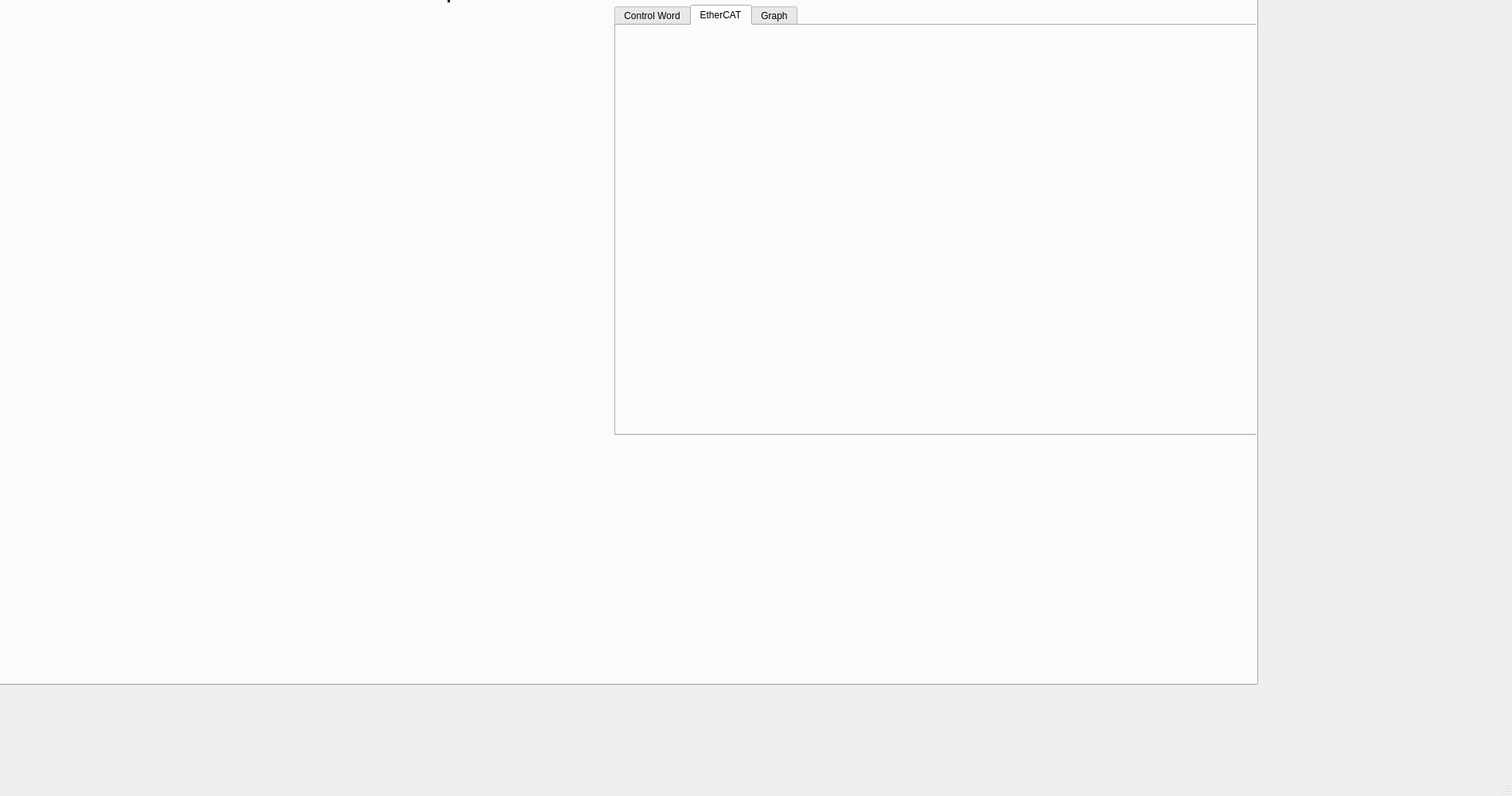
<?xml version="1.0" encoding="UTF-8"?>
<ui version="4.0">
 <class>MainWindow</class>
 <widget class="QMainWindow" name="MainWindow">
  <property name="geometry">
   <rect>
    <x>0</x>
    <y>0</y>
    <width>1900</width>
    <height>1000</height>
   </rect>
  </property>
  <property name="windowTitle">
   <string>MainWindow</string>
  </property>
  <widget class="QWidget" name="centralwidget">
   <widget class="QTabWidget" name="tabWidget">
    <property name="enabled">
     <bool>true</bool>
    </property>
    <property name="geometry">
     <rect>
      <x>-290</x>
      <y>-100</y>
      <width>1871</width>
      <height>961</height>
     </rect>
    </property>
    <property name="currentIndex">
     <number>0</number>
    </property>
    <property name="usesScrollButtons">
     <bool>true</bool>
    </property>
    <widget class="QWidget" name="initialize">
     <attribute name="title">
      <string>INITIALIZE</string>
     </attribute>
     <widget class="QCheckBox" name="checkBox">
      <property name="geometry">
       <rect>
        <x>40</x>
        <y>100</y>
        <width>151</width>
        <height>20</height>
       </rect>
      </property>
      <property name="font">
       <font>
        <pointsize>14</pointsize>
       </font>
      </property>
      <property name="text">
       <string>Elmo Enabled</string>
      </property>
     </widget>
     <widget class="QCheckBox" name="checkBox_2">
      <property name="geometry">
       <rect>
        <x>40</x>
        <y>130</y>
        <width>141</width>
        <height>20</height>
       </rect>
      </property>
      <property name="font">
       <font>
        <pointsize>14</pointsize>
       </font>
      </property>
      <property name="text">
       <string>Motor angle</string>
      </property>
     </widget>
     <widget class="QCheckBox" name="checkBox_3">
      <property name="geometry">
       <rect>
        <x>40</x>
        <y>160</y>
        <width>151</width>
        <height>20</height>
       </rect>
      </property>
      <property name="font">
       <font>
        <pointsize>14</pointsize>
       </font>
      </property>
      <property name="text">
       <string>Spring angle</string>
      </property>
     </widget>
     <widget class="QCheckBox" name="checkBox_4">
      <property name="geometry">
       <rect>
        <x>40</x>
        <y>190</y>
        <width>161</width>
        <height>20</height>
       </rect>
      </property>
      <property name="font">
       <font>
        <pointsize>14</pointsize>
       </font>
      </property>
      <property name="text">
       <string>Torque sensor</string>
      </property>
     </widget>
     <widget class="QLabel" name="label">
      <property name="geometry">
       <rect>
        <x>80</x>
        <y>60</y>
        <width>91</width>
        <height>21</height>
       </rect>
      </property>
      <property name="font">
       <font>
        <pointsize>18</pointsize>
       </font>
      </property>
      <property name="text">
       <string>CHECK</string>
      </property>
     </widget>
     <widget class="QCheckBox" name="checkBox_5">
      <property name="geometry">
       <rect>
        <x>40</x>
        <y>220</y>
        <width>161</width>
        <height>20</height>
       </rect>
      </property>
      <property name="font">
       <font>
        <pointsize>14</pointsize>
       </font>
      </property>
      <property name="text">
       <string>HOMING</string>
      </property>
     </widget>
     <widget class="QCheckBox" name="checkBox_6">
      <property name="geometry">
       <rect>
        <x>30</x>
        <y>360</y>
        <width>161</width>
        <height>20</height>
       </rect>
      </property>
      <property name="font">
       <font>
        <pointsize>14</pointsize>
       </font>
      </property>
      <property name="text">
       <string>Torque</string>
      </property>
     </widget>
     <widget class="QLabel" name="label_3">
      <property name="geometry">
       <rect>
        <x>60</x>
        <y>320</y>
        <width>91</width>
        <height>21</height>
       </rect>
      </property>
      <property name="font">
       <font>
        <pointsize>18</pointsize>
       </font>
      </property>
      <property name="text">
       <string>SAFETY</string>
      </property>
     </widget>
     <widget class="QLabel" name="label_4">
      <property name="geometry">
       <rect>
        <x>750</x>
        <y>50</y>
        <width>221</width>
        <height>31</height>
       </rect>
      </property>
      <property name="minimumSize">
       <size>
        <width>0</width>
        <height>21</height>
       </size>
      </property>
      <property name="text">
       <string>&lt;html&gt;&lt;head/&gt;&lt;body&gt;&lt;p&gt;&lt;span style=&quot; font-size:16pt; font-weight:700;&quot;&gt;Mode of operation&lt;/span&gt;&lt;/p&gt;&lt;/body&gt;&lt;/html&gt;</string>
      </property>
     </widget>
     <widget class="QTabWidget" name="Control">
      <property name="geometry">
       <rect>
        <x>1060</x>
        <y>80</y>
        <width>1231</width>
        <height>541</height>
       </rect>
      </property>
      <property name="styleSheet">
       <string notr="true">
selection-background-color:rgn(rgb(0, 0, 0));
font: 12pt &quot;Times new roman&quot;
</string>
      </property>
      <property name="currentIndex">
       <number>1</number>
      </property>
      <widget class="QWidget" name="Enable">
       <property name="styleSheet">
        <string notr="true">background-color: rgb(0, 0, 0);</string>
       </property>
       <attribute name="title">
        <string>Control Word</string>
       </attribute>
       <widget class="QLabel" name="label_2">
        <property name="geometry">
         <rect>
          <x>130</x>
          <y>20</y>
          <width>91</width>
          <height>31</height>
         </rect>
        </property>
        <property name="text">
         <string>&lt;html&gt;&lt;head/&gt;&lt;body&gt;&lt;p&gt;&lt;span style=&quot; font-weight:700; font-style:italic; color:#ffffff;&quot;&gt;ControlWord&lt;/span&gt;&lt;/p&gt;&lt;/body&gt;&lt;/html&gt;</string>
        </property>
       </widget>
       <widget class="QGroupBox" name="groupBox_2">
        <property name="geometry">
         <rect>
          <x>30</x>
          <y>290</y>
          <width>301</width>
          <height>41</height>
         </rect>
        </property>
        <property name="styleSheet">
         <string notr="true">background-color: rgb(30, 30, 30);
</string>
        </property>
        <property name="title">
         <string/>
        </property>
        <widget class="QPushButton" name="CurON_pushButton">
         <property name="geometry">
          <rect>
           <x>210</x>
           <y>10</y>
           <width>80</width>
           <height>22</height>
          </rect>
         </property>
         <property name="styleSheet">
          <string notr="true">background-color:rgb(255, 255, 255)</string>
         </property>
         <property name="text">
          <string>Current</string>
         </property>
        </widget>
        <widget class="QPushButton" name="VelON_pushButton">
         <property name="geometry">
          <rect>
           <x>110</x>
           <y>10</y>
           <width>80</width>
           <height>22</height>
          </rect>
         </property>
         <property name="styleSheet">
          <string notr="true">background-color:rgb(255, 255, 255)</string>
         </property>
         <property name="text">
          <string>Velocity</string>
         </property>
        </widget>
        <widget class="QPushButton" name="PosON_pushButton">
         <property name="geometry">
          <rect>
           <x>10</x>
           <y>10</y>
           <width>80</width>
           <height>22</height>
          </rect>
         </property>
         <property name="styleSheet">
          <string notr="true">background-color:rgb(255, 255, 255)</string>
         </property>
         <property name="text">
          <string>Position</string>
         </property>
        </widget>
       </widget>
       <widget class="QGroupBox" name="groupBox">
        <property name="geometry">
         <rect>
          <x>30</x>
          <y>60</y>
          <width>311</width>
          <height>181</height>
         </rect>
        </property>
        <property name="styleSheet">
         <string notr="true">background-color: rgb(30, 30, 30);
</string>
        </property>
        <property name="title">
         <string/>
        </property>
        <widget class="QPushButton" name="Controlword15">
         <property name="geometry">
          <rect>
           <x>10</x>
           <y>140</y>
           <width>291</width>
           <height>22</height>
          </rect>
         </property>
         <property name="styleSheet">
          <string notr="true">background-color:rgb(255, 255, 255)</string>
         </property>
         <property name="text">
          <string>5. Enable (15)</string>
         </property>
        </widget>
        <widget class="QPushButton" name="Controlword7">
         <property name="geometry">
          <rect>
           <x>10</x>
           <y>80</y>
           <width>291</width>
           <height>22</height>
          </rect>
         </property>
         <property name="styleSheet">
          <string notr="true">background-color:rgb(255, 255, 255)</string>
         </property>
         <property name="text">
          <string>3. Switch On (0b0000'0111, 0x07, 7)</string>
         </property>
        </widget>
        <widget class="QPushButton" name="Controlword6">
         <property name="geometry">
          <rect>
           <x>10</x>
           <y>50</y>
           <width>291</width>
           <height>22</height>
          </rect>
         </property>
         <property name="styleSheet">
          <string notr="true">background-color:rgb(255, 255, 255)</string>
         </property>
         <property name="text">
          <string>2. Shutdown (0b0000'0110, 0x06, 6)</string>
         </property>
        </widget>
        <widget class="QPushButton" name="Controlword14">
         <property name="geometry">
          <rect>
           <x>10</x>
           <y>110</y>
           <width>291</width>
           <height>22</height>
          </rect>
         </property>
         <property name="styleSheet">
          <string notr="true">background-color:rgb(255, 255, 255)</string>
         </property>
         <property name="text">
          <string>4. Shutdown (0b0000'1110, 0x0E, 14)</string>
         </property>
        </widget>
        <widget class="QPushButton" name="Controlword128">
         <property name="geometry">
          <rect>
           <x>10</x>
           <y>20</y>
           <width>291</width>
           <height>21</height>
          </rect>
         </property>
         <property name="styleSheet">
          <string notr="true">background-color: rgb(255, 255, 255);
</string>
         </property>
         <property name="text">
          <string>1. Disable Voltage (0b1000'0000, 0x80, 128)</string>
         </property>
        </widget>
       </widget>
       <widget class="QLabel" name="label_5">
        <property name="geometry">
         <rect>
          <x>110</x>
          <y>250</y>
          <width>121</width>
          <height>31</height>
         </rect>
        </property>
        <property name="text">
         <string>&lt;html&gt;&lt;head/&gt;&lt;body&gt;&lt;p&gt;&lt;span style=&quot; font-weight:700; font-style:italic; color:#ffffff;&quot;&gt;Mode of operation&lt;/span&gt;&lt;/p&gt;&lt;/body&gt;&lt;/html&gt;</string>
        </property>
       </widget>
      </widget>
      <widget class="QWidget" name="EtherCAT">
       <property name="font">
        <font>
         <family>Times new roman</family>
         <pointsize>12</pointsize>
         <italic>false</italic>
         <bold>false</bold>
        </font>
       </property>
       <property name="whatsThis">
        <string>&lt;html&gt;&lt;head/&gt;&lt;body&gt;&lt;p&gt;EtherCAT&lt;/p&gt;&lt;/body&gt;&lt;/html&gt;</string>
       </property>
       <attribute name="title">
        <string>EtherCAT</string>
       </attribute>
      </widget>
      <widget class="QWidget" name="Graph">
       <attribute name="title">
        <string>Graph</string>
       </attribute>
      </widget>
     </widget>
    </widget>
    <widget class="QWidget" name="Mode_Select">
     <attribute name="title">
      <string>MODE SELECT</string>
     </attribute>
    </widget>
   </widget>
  </widget>
  <widget class="QMenuBar" name="menubar">
   <property name="geometry">
    <rect>
     <x>0</x>
     <y>0</y>
     <width>1900</width>
     <height>19</height>
    </rect>
   </property>
  </widget>
  <widget class="QStatusBar" name="statusbar"/>
 </widget>
 <resources/>
 <connections/>
</ui>
